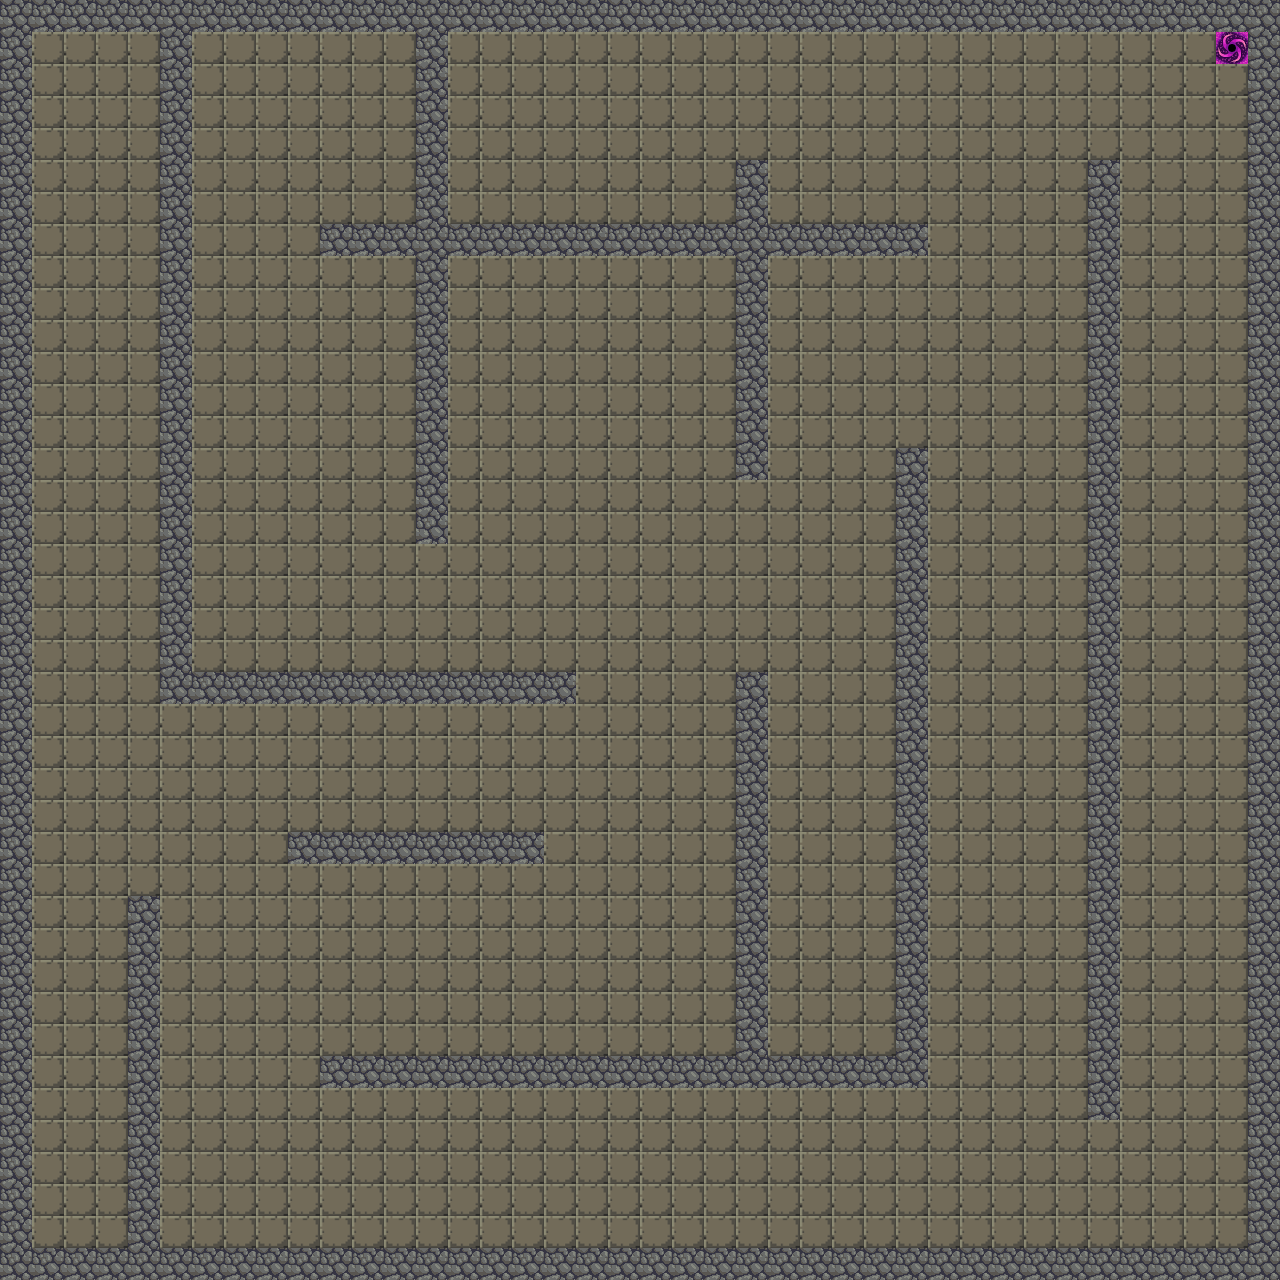

A level layout from a 2D game, rendered from its tile map. Below: a short description, then the map file with its tile-grid data intact:
An orthogonal 40x40 tile map with 32x32 px tiles, 1 tile layer (Tile Layer 1).

<map version="1.9" tiledversion="1.9.2" orientation="orthogonal" renderorder="right-down" width="40" height="40" tilewidth="32" tileheight="32" infinite="0" nextlayerid="3" nextobjectid="1">
 <editorsettings>
  <export target="mapa.csv" format="csv" />
 </editorsettings>
 <tileset firstgid="1" name="tiles" tilewidth="32" tileheight="32" tilecount="5" columns="5">
  <image source="../assets/tiles/tiles.png" width="160" height="32" />
 </tileset>
 <layer id="1" name="Tile Layer 1" width="40" height="40">
  <data encoding="csv">
2,2,2,2,2,2,2,2,2,2,2,2,2,2,2,2,2,2,2,2,2,2,2,2,2,2,2,2,2,2,2,2,2,2,2,2,2,2,2,2,
2,3,3,3,3,2,3,3,3,3,3,3,3,2,3,3,3,3,3,3,3,3,3,3,3,3,3,3,3,3,3,3,3,3,3,3,3,3,1,2,
2,3,3,3,3,2,3,3,3,3,3,3,3,2,3,3,3,3,3,3,3,3,3,3,3,3,3,3,3,3,3,3,3,3,3,3,3,3,3,2,
2,3,3,3,3,2,3,3,3,3,3,3,3,2,3,3,3,3,3,3,3,3,3,3,3,3,3,3,3,3,3,3,3,3,3,3,3,3,3,2,
2,3,3,3,3,2,3,3,3,3,3,3,3,2,3,3,3,3,3,3,3,3,3,3,3,3,3,3,3,3,3,3,3,3,3,3,3,3,3,2,
2,3,3,3,3,2,3,3,3,3,3,3,3,2,3,3,3,3,3,3,3,3,3,2,3,3,3,3,3,3,3,3,3,3,2,3,3,3,3,2,
2,3,3,3,3,2,3,3,3,3,3,3,3,2,3,3,3,3,3,3,3,3,3,2,3,3,3,3,3,3,3,3,3,3,2,3,3,3,3,2,
2,3,3,3,3,2,3,3,3,3,2,2,2,2,2,2,2,2,2,2,2,2,2,2,2,2,2,2,2,3,3,3,3,3,2,3,3,3,3,2,
2,3,3,3,3,2,3,3,3,3,3,3,3,2,3,3,3,3,3,3,3,3,3,2,3,3,3,3,3,3,3,3,3,3,2,3,3,3,3,2,
2,3,3,3,3,2,3,3,3,3,3,3,3,2,3,3,3,3,3,3,3,3,3,2,3,3,3,3,3,3,3,3,3,3,2,3,3,3,3,2,
2,3,3,3,3,2,3,3,3,3,3,3,3,2,3,3,3,3,3,3,3,3,3,2,3,3,3,3,3,3,3,3,3,3,2,3,3,3,3,2,
2,3,3,3,3,2,3,3,3,3,3,3,3,2,3,3,3,3,3,3,3,3,3,2,3,3,3,3,3,3,3,3,3,3,2,3,3,3,3,2,
2,3,3,3,3,2,3,3,3,3,3,3,3,2,3,3,3,3,3,3,3,3,3,2,3,3,3,3,3,3,3,3,3,3,2,3,3,3,3,2,
2,3,3,3,3,2,3,3,3,3,3,3,3,2,3,3,3,3,3,3,3,3,3,2,3,3,3,3,3,3,3,3,3,3,2,3,3,3,3,2,
2,3,3,3,3,2,3,3,3,3,3,3,3,2,3,3,3,3,3,3,3,3,3,2,3,3,3,3,2,3,3,3,3,3,2,3,3,3,3,2,
2,3,3,3,3,2,3,3,3,3,3,3,3,2,3,3,3,3,3,3,3,3,3,3,3,3,3,3,2,3,3,3,3,3,2,3,3,3,3,2,
2,3,3,3,3,2,3,3,3,3,3,3,3,2,3,3,3,3,3,3,3,3,3,3,3,3,3,3,2,3,3,3,3,3,2,3,3,3,3,2,
2,3,3,3,3,2,3,3,3,3,3,3,3,3,3,3,3,3,3,3,3,3,3,3,3,3,3,3,2,3,3,3,3,3,2,3,3,3,3,2,
2,3,3,3,3,2,3,3,3,3,3,3,3,3,3,3,3,3,3,3,3,3,3,3,3,3,3,3,2,3,3,3,3,3,2,3,3,3,3,2,
2,3,3,3,3,2,3,3,3,3,3,3,3,3,3,3,3,3,3,3,3,3,3,3,3,3,3,3,2,3,3,3,3,3,2,3,3,3,3,2,
2,3,3,3,3,2,3,3,3,3,3,3,3,3,3,3,3,3,3,3,3,3,3,3,3,3,3,3,2,3,3,3,3,3,2,3,3,3,3,2,
2,3,3,3,3,2,2,2,2,2,2,2,2,2,2,2,2,2,3,3,3,3,3,2,3,3,3,3,2,3,3,3,3,3,2,3,3,3,3,2,
2,3,3,3,3,3,3,3,3,3,3,3,3,3,3,3,3,3,3,3,3,3,3,2,3,3,3,3,2,3,3,3,3,3,2,3,3,3,3,2,
2,3,3,3,3,3,3,3,3,3,3,3,3,3,3,3,3,3,3,3,3,3,3,2,3,3,3,3,2,3,3,3,3,3,2,3,3,3,3,2,
2,3,3,3,3,3,3,3,3,3,3,3,3,3,3,3,3,3,3,3,3,3,3,2,3,3,3,3,2,3,3,3,3,3,2,3,3,3,3,2,
2,3,3,3,3,3,3,3,3,3,3,3,3,3,3,3,3,3,3,3,3,3,3,2,3,3,3,3,2,3,3,3,3,3,2,3,3,3,3,2,
2,3,3,3,3,3,3,3,3,2,2,2,2,2,2,2,2,3,3,3,3,3,3,2,3,3,3,3,2,3,3,3,3,3,2,3,3,3,3,2,
2,3,3,3,3,3,3,3,3,3,3,3,3,3,3,3,3,3,3,3,3,3,3,2,3,3,3,3,2,3,3,3,3,3,2,3,3,3,3,2,
2,3,3,3,2,3,3,3,3,3,3,3,3,3,3,3,3,3,3,3,3,3,3,2,3,3,3,3,2,3,3,3,3,3,2,3,3,3,3,2,
2,3,3,3,2,3,3,3,3,3,3,3,3,3,3,3,3,3,3,3,3,3,3,2,3,3,3,3,2,3,3,3,3,3,2,3,3,3,3,2,
2,3,3,3,2,3,3,3,3,3,3,3,3,3,3,3,3,3,3,3,3,3,3,2,3,3,3,3,2,3,3,3,3,3,2,3,3,3,3,2,
2,3,3,3,2,3,3,3,3,3,3,3,3,3,3,3,3,3,3,3,3,3,3,2,3,3,3,3,2,3,3,3,3,3,2,3,3,3,3,2,
2,3,3,3,2,3,3,3,3,3,3,3,3,3,3,3,3,3,3,3,3,3,3,2,3,3,3,3,2,3,3,3,3,3,2,3,3,3,3,2,
2,3,3,3,2,3,3,3,3,3,2,2,2,2,2,2,2,2,2,2,2,2,2,2,2,2,2,2,2,3,3,3,3,3,2,3,3,3,3,2,
2,3,3,3,2,3,3,3,3,3,3,3,3,3,3,3,3,3,3,3,3,3,3,3,3,3,3,3,3,3,3,3,3,3,2,3,3,3,3,2,
2,3,3,3,2,3,3,3,3,3,3,3,3,3,3,3,3,3,3,3,3,3,3,3,3,3,3,3,3,3,3,3,3,3,3,3,3,3,3,2,
2,3,3,3,2,3,3,3,3,3,3,3,3,3,3,3,3,3,3,3,3,3,3,3,3,3,3,3,3,3,3,3,3,3,3,3,3,3,3,2,
2,3,3,3,2,3,3,3,3,3,3,3,3,3,3,3,3,3,3,3,3,3,3,3,3,3,3,3,3,3,3,3,3,3,3,3,3,3,3,2,
2,3,3,3,2,3,3,3,3,3,3,3,3,3,3,3,3,3,3,3,3,3,3,3,3,3,3,3,3,3,3,3,3,3,3,3,3,3,3,2,
2,2,2,2,2,2,2,2,2,2,2,2,2,2,2,2,2,2,2,2,2,2,2,2,2,2,2,2,2,2,2,2,2,2,2,2,2,2,2,2
</data>
 </layer>
</map>
